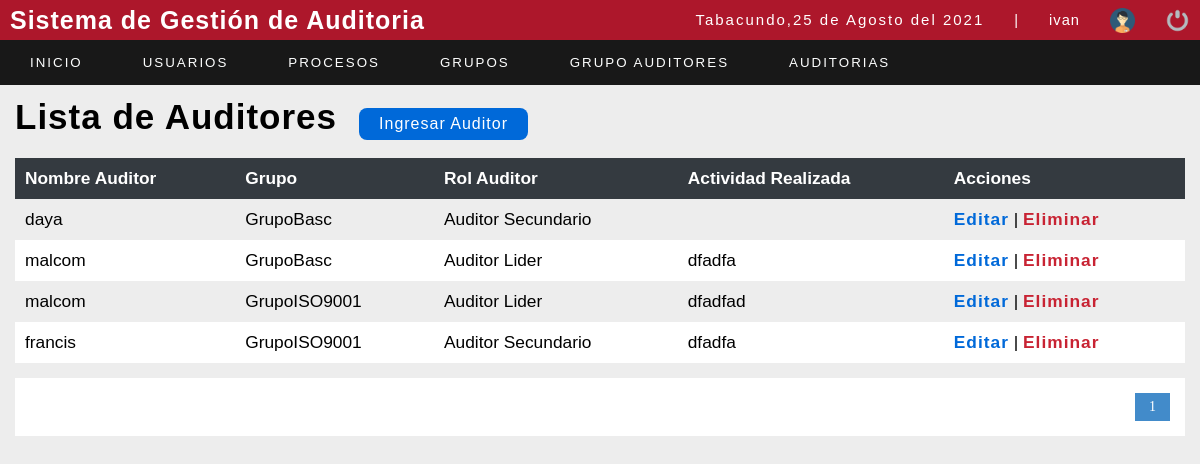
/sistema/listadetallegrupo.php (signed in), run on the app's committed database.
### tables this page shows
CREATE TABLE `detallegrupo` (
  `id_user` int(11) NOT NULL,
  `idgrupo` int(11) NOT NULL,
  `idrolauditor` int(11) NOT NULL,
  `actividadrealizada` varchar(150) NOT NULL,
  `iddetallegrupo` int(11) NOT NULL
);

CREATE TABLE `usuario` (
  `id_user` int(11) NOT NULL,
  `user` varchar(20) NOT NULL,
  `password` varchar(100) NOT NULL,
  `correo` varchar(50) NOT NULL,
  `rol` int(11) NOT NULL,
  `estatus` int(11) NOT NULL
);

CREATE TABLE `grupoauditor` (
  `idgrupo` int(11) NOT NULL,
  `nombregrupo` varchar(50) NOT NULL,
  `idnorma` int(11) NOT NULL
);

CREATE TABLE `rolauditor` (
  `idrolauditor` int(11) NOT NULL,
  `rolauditor` varchar(50) NOT NULL
);

### sistema/listadetallegrupo.php (the view, shortened to what this page needs)
<?php
include "../conexion.php";
?>
<!DOCTYPE html>
<html lang="en">
<head>
	<?php include "includes/scripts.php"; ?>
</head>
<body>
	<?php include "includes/header.php"; ?>
	<section id="container">
		<h1>Lista de Auditores</h1>
		<a href="registrodetallegrupo.php" class="btn_new">Ingresar Auditor </a>
		<table>
			<tr>
				<th>Nombre Auditor</th>
				<th>Grupo</th>
				<th>Rol Auditor</th>
				<th>Actividad Realizada</th>
				<th>Acciones</th>
			</tr>
			<?php
			$sql_registe = mysqli_query($conection, "SELECT COUNT(*) as total_registro FROM detallegrupo");
			$result_register = mysqli_fetch_array($sql_registe);
			$total_registro = $result_register['total_registro'];
			$por_pagina =10;
			if (empty($_GET['pagina'])) {
				$pagina = 1;
			} else {
				$pagina = $_GET['pagina'];
			}
			$desde = ($pagina - 1) * $por_pagina;
			$total_paginas = ceil($total_registro / $por_pagina);
			$query = mysqli_query($conection, "SELECT user,nombregrupo,rolauditor,actividadrealizada,iddetallegrupo from detallegrupo d, usuario u , rolauditor ra , grupoauditor g WHERE u.id_user=d.id_user AND ra.idrolauditor=d.idrolauditor AND d.idgrupo=g.idgrupo ORDER BY nombregrupo ASC LIMIT $desde,$por_pagina");
			$result = mysqli_num_rows($query);
			if ($result > 0) {
				while ($data = mysqli_fetch_array($query)) {
			?>
					<tr>
						<td><?php echo $data[0]; ?></td>
						<td><?php echo $data[1]; ?></td>
						<td><?php echo $data[2]; ?></td>
						<td><?php echo $data[3]; ?></td>
						<td>
							<a class="link_edit" href="editar_ga.php?id=<?php echo $data["iddetallegrupo"]; ?>">Editar</a>
							<?php if ($_SESSION['rol'] == 1) { ?>
								|
								<a class="link_delete" href="eliminar_ga.php?id=<?php echo $data["iddetallegrupo"]; ?>">Eliminar</a>
							<?php } ?>
						</td>
					</tr>
			<?php
				}
			}
			?>
		</table>
		<div class="paginador">
			<ul>
				<?php
				for ($i = 1; $i <= $total_paginas; $i++) {
					if ($i == $pagina) {
						echo '<li class="pageSelected">' . $i . '</li>';
					} else {
						echo '<li><a href="?pagina=' . $i . '">' . $i . '</a></li>';
					}
				}
				?>
			</ul>
		</div>
	</section>
</body>
</html>

### sistema/css/style.css (style rules this page uses)
* { margin: 0; padding: 0; box-sizing: border-box; }
body { background: #ededed; }
h1, h2, h3, h4, h5, h6 { font-family: Arial, sans-serif; font-weight: bold; letter-spacing: 1px; }
h1 { font-size: 25px; }
a { text-decoration: none; font-family: Arial, sans-serif; letter-spacing: 1px; }
#container { padding: 90px 15px 15px; }
#container h1 { font-size: 35px; display: inline-block; }
.btn_new { display: inline-block; background: #0069d9; color: #fff; padding: 7px 20px; border-radius: 8px; margin: 18px; }
table { border-collapse: collapse; font-size: 13pt; font-family: Arial, sans-serif; width: 100%; }
table th { text-align: left; padding: 10px; background: #343A40; color: #fff; }
table tr:nth-child(odd) { background: #fff; }
table td { padding: 10px; }
.link_edit { font-weight: bold; color: #0069D9; }
.link_delete { font-weight: bold; color: #C82333; }
.paginador ul { padding: 15px; list-style: none; background: #FFF; margin-top: 15px; display: -webkit-flex; display: -moz-flex; display: -ms-flex; display: -o-flex; display: flex; justify-content: flex-end; }
.paginador a, .pageSelected { color: #428bca; border: 1px solid #ddd; padding: 5px; display: inline-block; font-size: 14px; text-align: center; width: 35px; }
.pageSelected { color: #FFF; background: #428bca; border: 1px solid #428bca; }

### data on the page
detallegrupo: id_user.user "daya", idgrupo.nombregrupo "GrupoBasc", idrolauditor.rolauditor "Auditor Secundario"
detallegrupo: id_user.user "malcom", idgrupo.nombregrupo "GrupoBasc", idrolauditor.rolauditor "Auditor Lider", actividadrealizada "dfadfa"
detallegrupo: id_user.user "malcom", idgrupo.nombregrupo "GrupoISO9001", idrolauditor.rolauditor "Auditor Lider", actividadrealizada "dfadfad"
detallegrupo: id_user.user "francis", idgrupo.nombregrupo "GrupoISO9001", idrolauditor.rolauditor "Auditor Secundario", actividadrealizada "dfadfa"

### other printed values
fechaC() "25 de Agosto del 2021"
$_SESSION['user'] "ivan"
